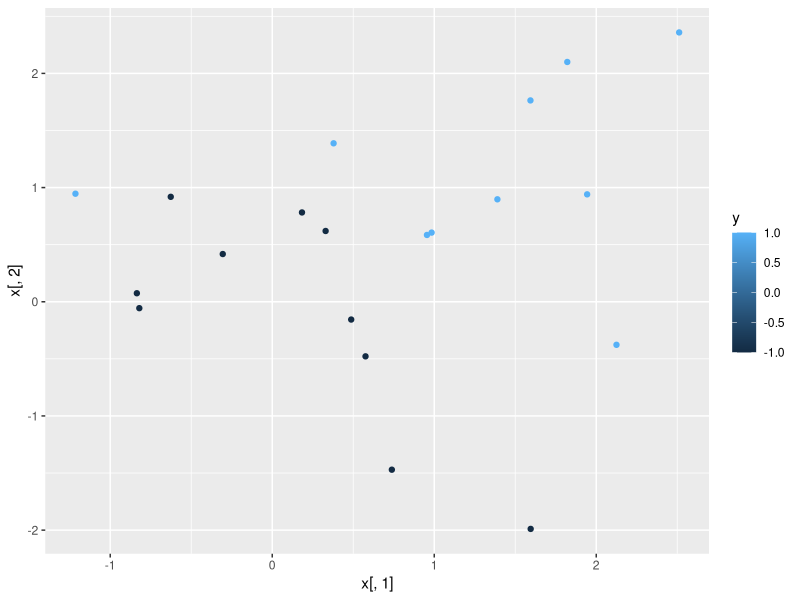
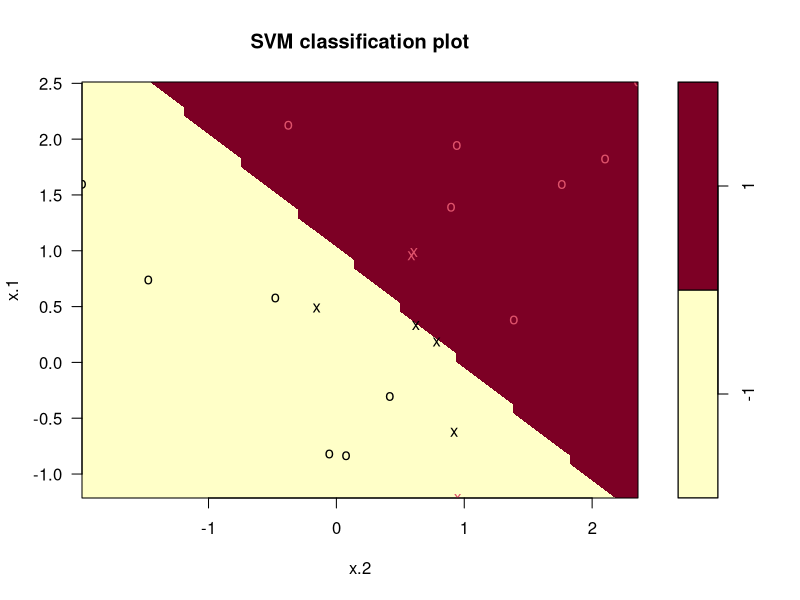
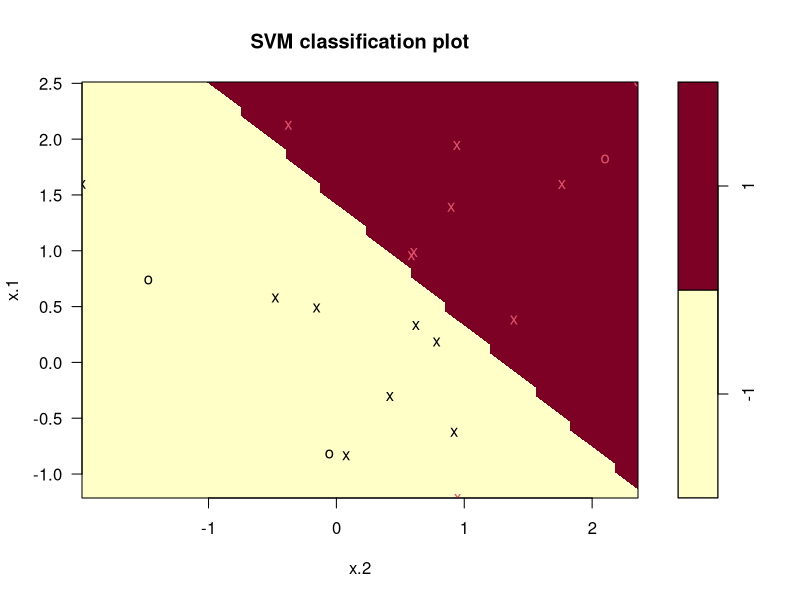
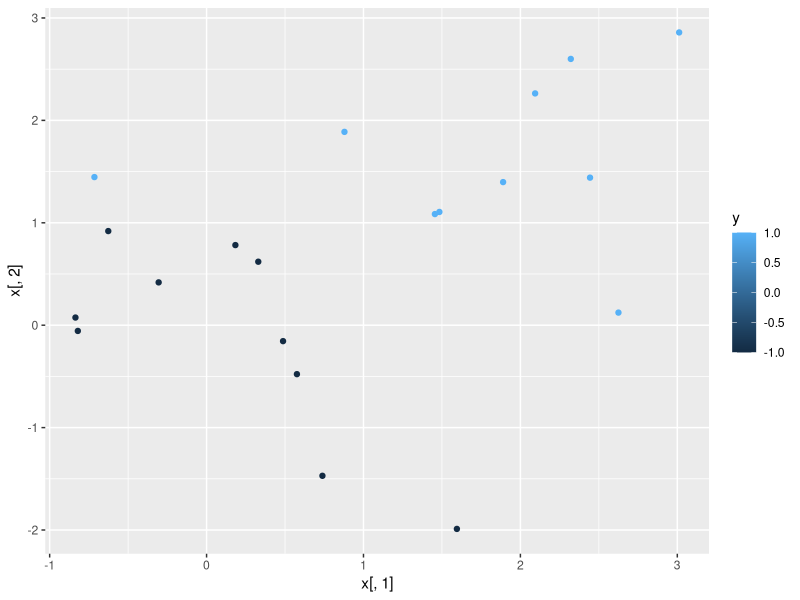
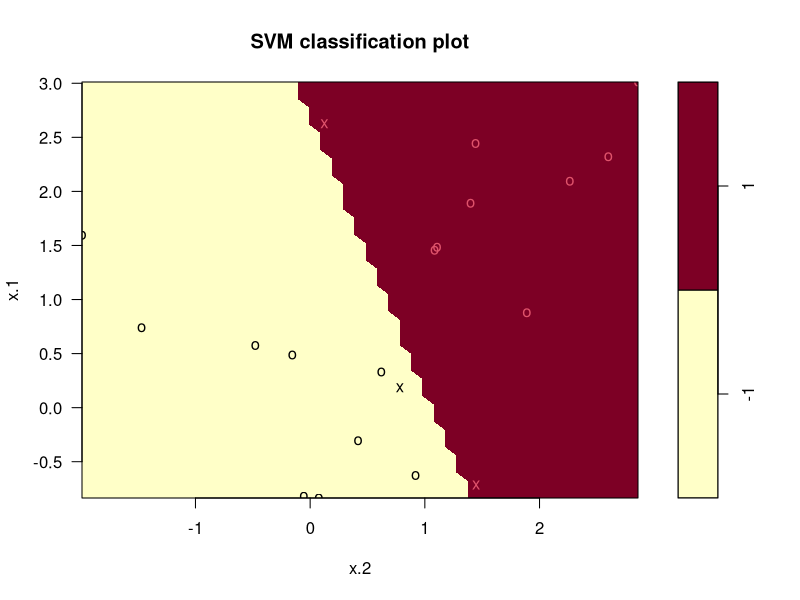
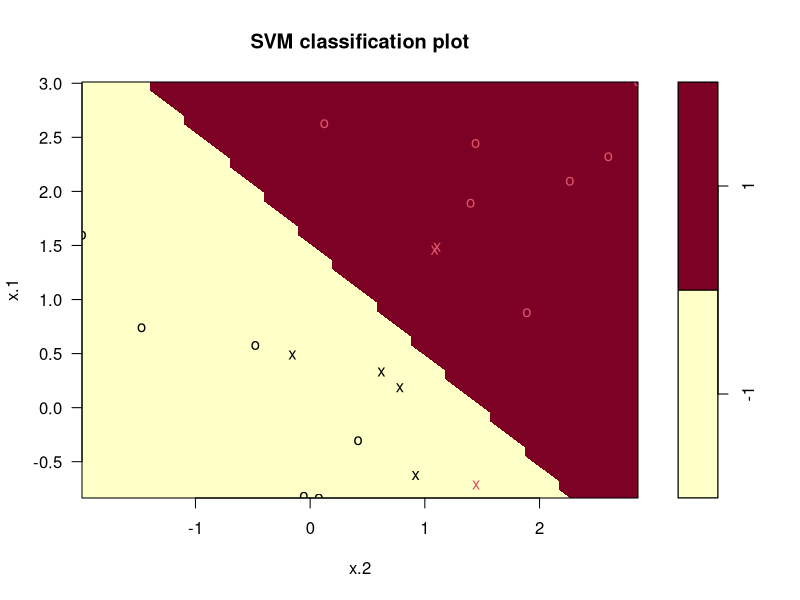
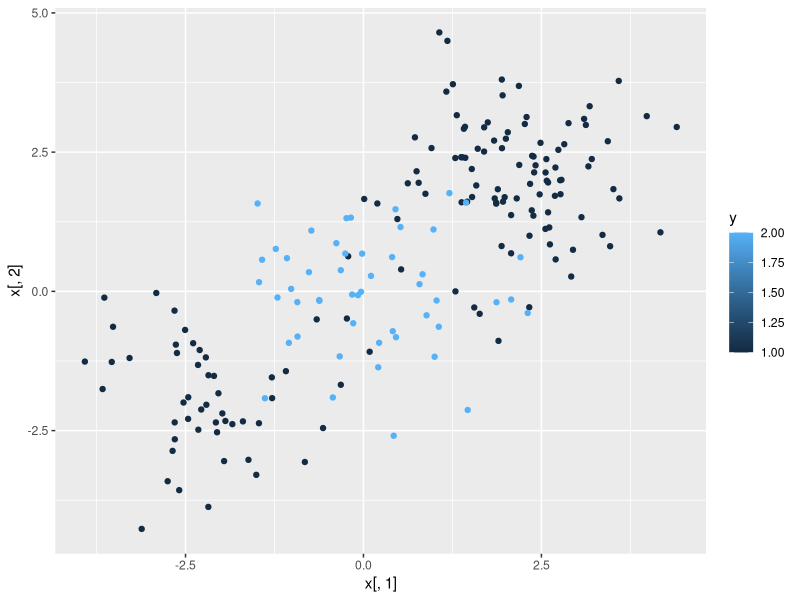
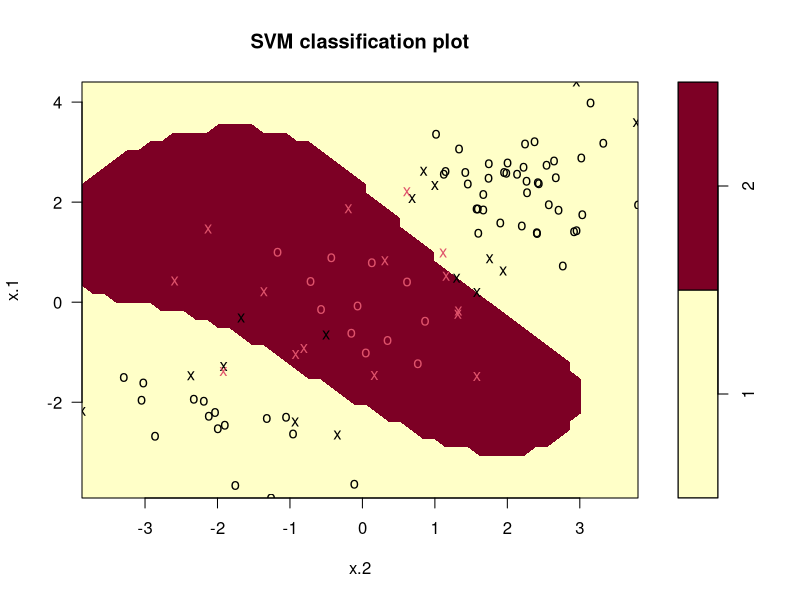

The R script that drew these images, in order:
suppressPackageStartupMessages(library(e1071))
suppressPackageStartupMessages(library(ggplot2))
suppressPackageStartupMessages(library(caret))

################################################################################
############################ SUPPORT VECTOR CLASSIFIER #########################
################################################################################

set.seed(1)

# generate data
x <- matrix(rnorm(20*2), ncol = 2)
y <- c(rep(-1, 10), rep(1, 10))
x[y==1, ] = x[y==1, ] + 1

# plot data
qplot(x[, 1], x[, 2], color = y)

dat <- data.frame(x = x, y = as.factor(y))    
svmfit <- svm(y ~ .,
              data = dat,
              kernel = 'linear',
              cost = 10,
              scale = FALSE)

# plot model
plot(svmfit, dat)

# indices of support vectors
svmfit$index

summary(svmfit)

# adjust cost parameter
svmfit <- svm(y ~ .,
              data = dat,
              kernel = "linear",
              cost = 0.1,
              scale = FALSE)
plot(svmfit, dat)

# cross validation for range of cost argument (C parameter)
set.seed(1)
tune.out <- tune(svm,
                 y ~ .,
                 data = dat,
                 kernel = "linear",
                 ranges = list(cost = c(0.001, 0.01, 0.1, 1.5, 10, 100)))
summary(tune.out)

best.model <- tune.out$best.model
summary(best.model)

# create test data
x.test <- matrix(rnorm(20*2), ncol = 2)
y.test <- sample(c(-1, 1), 20, rep = TRUE)
x.test[y.test == 1,] = x.test[y.test == 1, ] + 1
testdat <- data.frame(x = x.test, y = as.factor(y.test))

# predict with best model
y.hat <- predict(best.model, testdat)
confusionMatrix(data = as.factor(y.hat),
                reference = testdat$y)$table

svmfit <- svm(y ~ .,
              data = dat,
              kernel = "linear",
              cost = 0.01,
              scale=FALSE)

y.hat <- predict(svmfit, testdat)
confusionMatrix(data = as.factor(y.hat),
                reference = testdat$y)$table

# linearly separable case
x[y==1, ] = x[y==1, ] + 0.5
qplot(x[, 1], x[, 2], color = y)

dat <- data.frame(x = x, y = as.factor(y))

svmfit <- svm(y ~ .,
              data = dat,
              kernel = "linear",
              cost = 1e5)
summary(svmfit)

plot(svmfit, dat)

# smaller cost for violations to margin/hyperplane
svmfit <- svm(y ~ .,
              data = dat,
              kernel = "linear",
              cost = 1)
summary(svmfit)

plot(svmfit, dat)

################################################################################
############################ SUPPORT VECTOR MACHINE ############################
################################################################################

set.seed(1)
x <- matrix(rnorm(200*2), ncol = 2)
x[1:100, ] = x[1:100,] + 2
x[101:150, ] = x[101:150, ] - 2

y <- c(rep(1, 150), rep(2, 50))
dat <- data.frame(x = x, y = as.factor(y))

# plot data
qplot(x[, 1], x[, 2], color = y)

# train test split

train <- sample(200, 100)
svmfit <- svm(y ~ .,
              data = dat[train, ],
              kernel = 'radial',
              gamma = 1,
              cost = 1)

# plot model
plot(svmfit, dat[train, ])

summary(svmfit)

# try lower tolerance for violations to the margin/hyperplane
svmfit <- svm(y ~ .,
              data = dat[train, ],
              kernel = 'radial',
              gamma = 1,
              cost = 1e5)

# plot model
plot(svmfit, dat[train, ])

# cross validation for non-linear SVM
tune.out <- tune(svm,
                 y ~ .,
                 data = dat[train, ],
                 kernel = 'radial',
                 ranges = list(cost = c(0.1, 1, 10, 100, 1000),
                               gamma = c(0.5, 1, 2, 3, 4)))
summary(tune.out)

# predictions
y.hat <- predict(tune.out$best.model, newdata = dat[-train, ])
confusionMatrix(reference = y.hat,
                data = dat[-train, 'y'])$table

################################################################################
################################### ROC CURVES #################################
################################################################################

# Deviated from lab to account for inability to install ROCR: using ggplot2 

# model 
svm.opt <- svm(y ~ .,
               data = dat[train, ],
               kernel = 'radial',
               gamma = 2,
               cost = 1,
               probability = TRUE) 

y.hat.prob <- attr(predict(svm.opt,
                      newdata = dat[train, ],
                      probability = TRUE), "probabilities")

# get true and false positive rates for varying thresholds
thresholds <- seq(0.01, 1, 0.01)
tp.rate <- rep(0, length(thresholds))
fp.rate <- rep(0, length(thresholds))

for (i in 1:length(thresholds)) {
    y.hat <- ifelse(y.hat.prob[, 1] > thresholds[i], '2', '1')
    cm <- confusionMatrix(data = factor(y.hat, levels = 1:2),
                          reference = factor(dat[train, 'y'], levels = 1:2))
    tp.rate[i] <- cm$byClass['Sensitivity']
    fp.rate[i] <- 1 - cm$byClass['Specificity']
}

roc_df <- data.frame(x = fp.rate, y = tp.rate)

# roc plot
ggplot(roc_df, aes(x, y)) +
    geom_line(color = 'blue') +
    ggtitle("Support Vector Machine Training ROC",
            "Positive class = 2") +
    xlab("False Positive Rate (1 - Specificity)") +
    ylab("True Positive Rate (Sensitivity)")


# increase gamma
svm.opt <- svm(y ~ .,
               data = dat[train, ],
               kernel = 'radial',
               gamma = 50,
               cost = 1,
               probability = TRUE) 

y.hat.prob <- attr(predict(svm.opt,
                           newdata = dat[train, ],
                           probability = TRUE), "probabilities")

# get true and false positive rates for varying thresholds
thresholds <- seq(0.01, 1, 0.01)
tp.rate <- rep(0, length(thresholds))
fp.rate <- rep(0, length(thresholds))

for (i in 1:length(thresholds)) {
    y.hat <- ifelse(y.hat.prob[, 1] > thresholds[i], '2', '1')
    cm <- confusionMatrix(data = factor(y.hat, levels = 1:2),
                          reference = factor(dat[train, 'y'], levels = 1:2))
    tp.rate[i] <- cm$byClass['Sensitivity']
    fp.rate[i] <- 1 - cm$byClass['Specificity']
}

roc_df <- data.frame(x = fp.rate, y = tp.rate)

# roc plot
ggplot(roc_df, aes(x, y)) +
    geom_line(color = 'blue') +
    ggtitle("Support Vector Machine Training ROC",
            "Positive class = 2") +
    xlab("False Positive Rate (1 - Specificity)") +
    ylab("True Positive Rate (Sensitivity)")